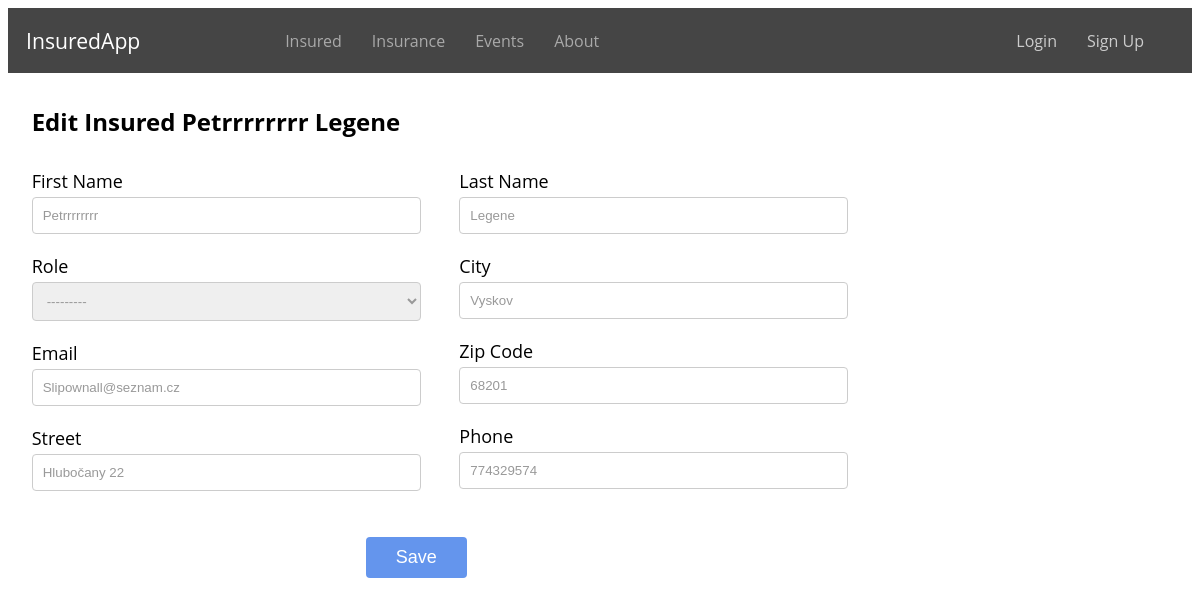
The page /insureds/edit/8/ on the database as committed earlier.
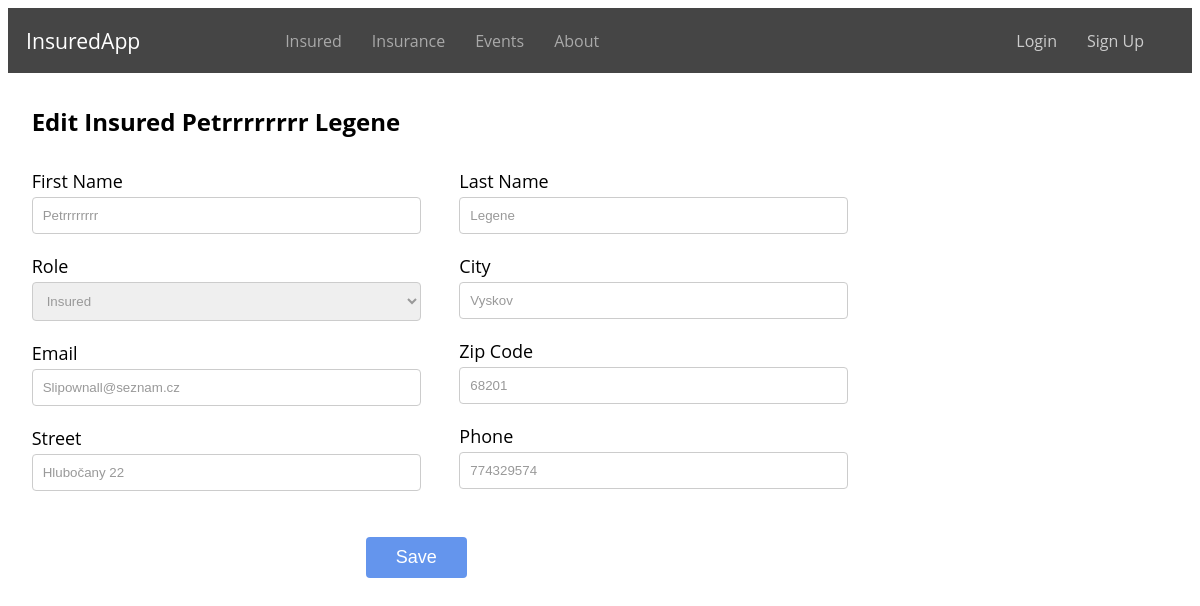
The same page on the database as committed later.
### evidence/models.py (models this page shows, shortened)
class Insured(models.Model):
    user = models.ForeignKey(User, on_delete=models.CASCADE, related_name='insured', null=True, blank=True)
    first_name = models.CharField(max_length=100)
    profile_photo = models.ImageField(upload_to='profile_photos', blank=True, null=True)
    last_name = models.CharField(max_length=100)
    email = models.EmailField()
    role = models.CharField(max_length=20, choices=RoleEnum.choices(), null=True)
    street = models.CharField(max_length=100)
    city = models.CharField(max_length=64)
    zipcode = models.CharField(max_length=16)
    phone = models.CharField(max_length=16)
    is_policyholder = models.BooleanField(default=False)
    class Meta:
        ordering = ['id']

### evidence/views.py (the view)
# urls.py: path('insureds/edit/<int:insured_id>/', views.edit_insured, name='edit_insured'),
def edit_insured(request, insured_id):
    insured = get_object_or_404(Insured, id=insured_id)
    if request.method == 'POST':
        form = InsuredForm(request.POST, instance=insured)
        if form.is_valid():
            print('Role value:', form.cleaned_data['role'])
            form.save()
            return redirect('insured')
    else:
        form = InsuredForm(instance=insured)
    return render(request, 'edit_insured.html', {'form': form, 'insured': insured})

### evidence/forms.py
class InsuredForm(forms.ModelForm):
    class Meta:
        model = Insured
        fields = ['first_name', 'last_name', 'email', 'phone', 'street', 'city', 'zipcode', 'role']

### evidence/templates/edit_insured.html (shortened to what this page needs)
{% extends 'base.html' %}
{% block content %}
    <h2 class="new-insured-h">Edit Insured {{ insured.first_name }} {{ insured.last_name }}</h2>
    <form method="POST" class="insured-form">
        <div class="form-column">
            <div class="form-row">
                <label>First Name</label>
                {{ form.first_name }}
            </div>
            <div class="form-row">
                <label>Role</label>
                {{ form.role }}
            </div>
            <div class="form-row">
                <label>Email</label>
                {{ form.email }}
            </div>
            <div class="form-row">
                <label>Street</label>
                {{ form.street }}
            </div>
        </div>
        <div class="form-column">
            <div class="form-row">
                <label>Last Name</label>
                {{ form.last_name }}
            </div>
            <div class="form-row">
                <label>City</label>
                {{ form.city }}
            </div>
            <div class="form-row">
                <label>Zip Code</label>
                {{ form.zipcode }}
            </div>
            <div class="form-row">
                <label>Phone</label>
                {{ form.phone }}
            </div>
        </div>
        <div class="submit-button-container">
            <input type="submit" value="Save" class="submit-button">
        </div>
    </form>
{% endblock %}

Rows that differ between the two databases and show on the page:
changed Insured "Petrrrrrrrr": role "---------" → "Insured"
